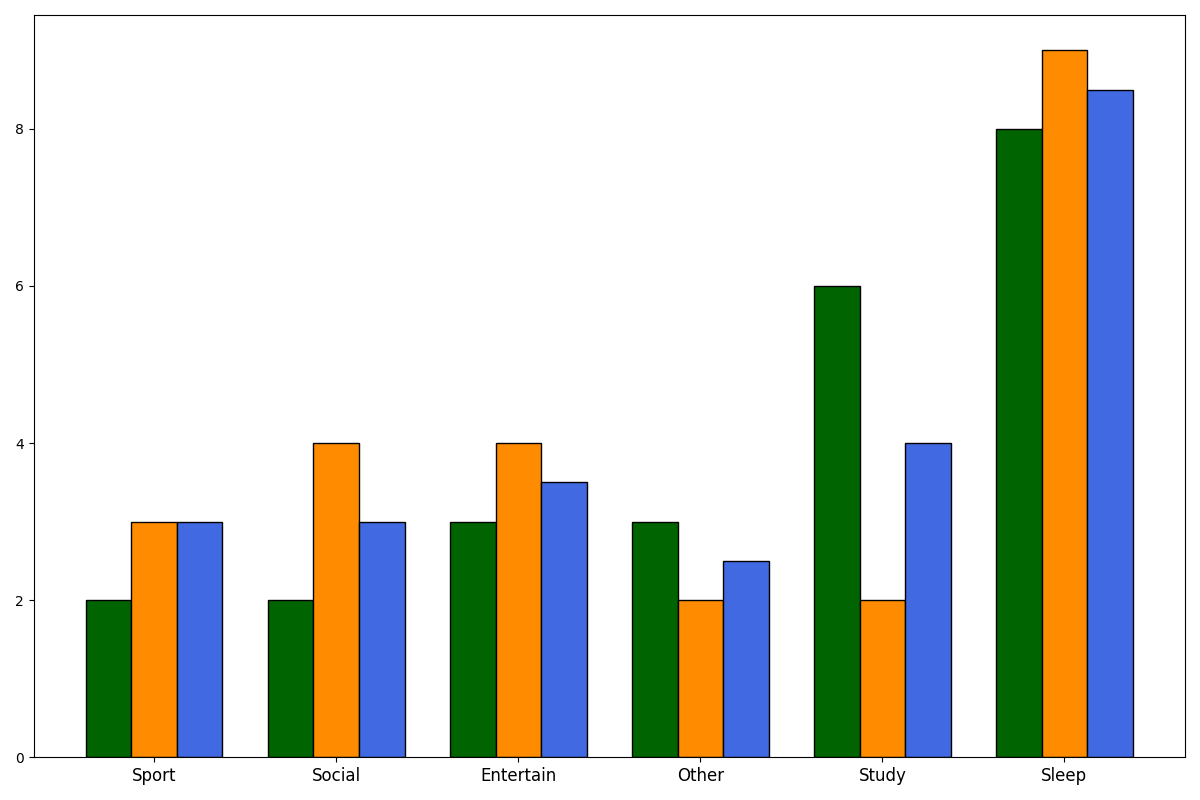

Write Python code to recreate this figure.
import matplotlib.pyplot as plt
import numpy as np

activities = ['Sport', 'Social', 'Entertain', 'Other', 'Study', 'Sleep']
weekday_hours = [2, 2, 3, 3, 6, 8]
weekend_hours = [3, 4, 4, 2, 2, 9]
hybrid_hours = [3, 3, 3.5, 2.5, 4, 8.5]

x_positions = np.arange(len(activities))
bar_width = 0.25

fig, ax = plt.subplots(figsize=(12, 8))

ax.bar(x_positions - bar_width, weekday_hours, width=bar_width, color='darkgreen', edgecolor='black')
ax.bar(x_positions, weekend_hours, width=bar_width, color='darkorange', edgecolor='black')
ax.bar(x_positions + bar_width, hybrid_hours, width=bar_width, color='royalblue', edgecolor='black')

ax.set_xticks(x_positions)
ax.set_xticklabels(activities, fontsize=12)

plt.tight_layout()
plt.show()
